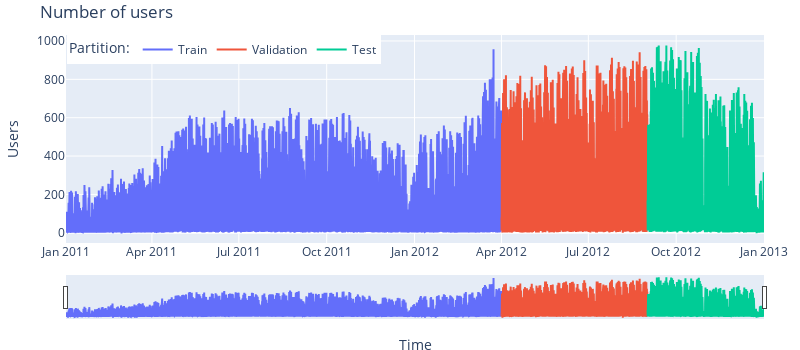

Here is the notebook cell this chart was saved with:
### Code cell
# Interactive plot of time series
# ==============================================================================
fig = go.Figure()
fig.add_trace(go.Scatter(x=df_train.index, y=df_train['users'], mode='lines', name='Train'))
fig.add_trace(go.Scatter(x=df_val.index, y=df_val['users'], mode='lines', name='Validation'))
fig.add_trace(go.Scatter(x=df_test.index, y=df_test['users'], mode='lines', name='Test'))
fig.update_layout(
    title  = 'Number of users',
    xaxis_title="Time",
    yaxis_title="Users",
    legend_title="Partition:",
    width=800,
    height=350,
    margin=dict(l=20, r=20, t=35, b=20),
    legend=dict(
        orientation="h",
        yanchor="top",
        y=1,
        xanchor="left",
        x=0.001
    )
)
fig.update_xaxes(rangeslider_visible=True)
fig.show()

### Figure 1 — Plotly figure (JSON) as saved in the notebook; plotly's stock layout.template omitted (floating-point values rounded to 4 significant figures; data arrays with more than 128 entries replaced by an {"elided": "..."} marker saying what was removed)
{"data": [{"mode": "lines", "name": "Train", "type": "scatter", "x": {"elided": "10944 str values"}, "y": {"elided": "10944 int values"}}, {"mode": "lines", "name": "Validation", "type": "scatter", "x": {"elided": "3672 str values"}, "y": {"elided": "3672 int values"}}, {"mode": "lines", "name": "Test", "type": "scatter", "x": {"elided": "2928 str values"}, "y": {"elided": "2928 int values"}}], "layout": {"height": 350, "legend": {"orientation": "h", "title": {"text": "Partition:"}, "x": 0.001, "xanchor": "left", "y": 1, "yanchor": "top"}, "margin": {"b": 20, "l": 20, "r": 20, "t": 35}, "title": {"text": "Number of users"}, "width": 800, "xaxis": {"rangeslider": {"visible": true}, "title": {"text": "Time"}}, "yaxis": {"title": {"text": "Users"}}}}
